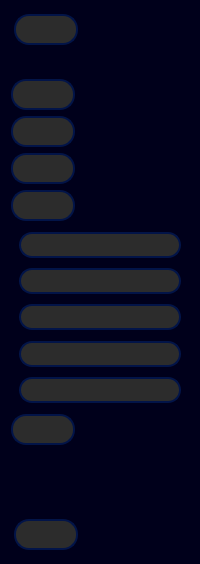
     <widget class="QWidget" name="sideBarMiniWidget" native="true">
      <property name="minimumSize">
       <size>
        <width>0</width>
        <height>0</height>
       </size>
      </property>
      <layout class="QHBoxLayout" name="horizontalLayout_21">
       <property name="spacing">
        <number>0</number>
       </property>
       <property name="leftMargin">
        <number>0</number>
       </property>
       <property name="topMargin">
        <number>0</number>
       </property>
       <property name="rightMargin">
        <number>0</number>
       </property>
       <property name="bottomMargin">
        <number>0</number>
       </property>
       <item>
        <widget class="QWidget" name="sideBarMini" native="true">
         <property name="minimumSize">
          <size>
           <width>0</width>
           <height>0</height>
          </size>
         </property>
         <property name="styleSheet">
          <string notr="true">QWidget{
	background-color: rgb(0, 0, 27);
}</string>
         </property>
         <layout class="QVBoxLayout" name="verticalLayout_31">
          <property name="leftMargin">
           <number>0</number>
          </property>
          <property name="topMargin">
           <number>0</number>
          </property>
          <property name="rightMargin">
           <number>0</number>
          </property>
          <property name="bottomMargin">
           <number>0</number>
          </property>
          <item>
           <widget class="QFrame" name="menuBtnFrameMini">
            <property name="styleSheet">
             <string notr="true">QFrame{
	border:none;
	margin:5px;
}</string>
            </property>
            <property name="frameShape">
             <enum>QFrame::Shape::StyledPanel</enum>
            </property>
            <property name="frameShadow">
             <enum>QFrame::Shadow::Raised</enum>
            </property>
            <layout class="QVBoxLayout" name="verticalLayout_30">
             <item>
              <widget class="QPushButton" name="menuBtnMini">
               <property name="minimumSize">
                <size>
                 <width>31</width>
                 <height>31</height>
                </size>
               </property>
               <property name="maximumSize">
                <size>
                 <width>64</width>
                 <height>16777215</height>
                </size>
               </property>
               <property name="font">
                <font>
                 <family>Times New Roman</family>
                 <pointsize>14</pointsize>
                </font>
               </property>
               <property name="styleSheet">
                <string notr="true">QPushButton{
	background-color: rgb(44, 44, 44);
	border: 2px solid  rgb(2, 20, 72);
	border-radius: 15px;
	color: rgb(177, 177, 177);
	padding-left: 20px;
	padding-right: 20px;
	text-align: left;
}
QPushButton::hover{
	background-color: rgb(23, 32, 42);
}
QPushButton::pressed{
	background-color: rgb(3, 1, 59)
}</string>
               </property>
               <property name="text">
                <string/>
               </property>
               <property name="icon">
                <iconset resource="../resources/icons/dark/iconsDark.qrc">
                 <normaloff>:/iconsDark/icons/menu.svg</normaloff>:/iconsDark/icons/menu.svg</iconset>
               </property>
               <property name="checkable">
                <bool>true</bool>
               </property>
              </widget>
             </item>
            </layout>
           </widget>
          </item>
          <item>
           <widget class="QFrame" name="navigationBtnsFrameMini">
            <property name="styleSheet">
             <string notr="true">QFrame{
	border: none;
	margin:5px;
}</string>
            </property>
            <property name="frameShape">
             <enum>QFrame::Shape::StyledPanel</enum>
            </property>
            <property name="frameShadow">
             <enum>QFrame::Shadow::Raised</enum>
            </property>
            <layout class="QVBoxLayout" name="verticalLayout_29">
             <property name="leftMargin">
              <number>6</number>
             </property>
             <item>
              <widget class="QPushButton" name="homeBtnMini">
               <property name="minimumSize">
                <size>
                 <width>31</width>
                 <height>31</height>
                </size>
               </property>
               <property name="maximumSize">
                <size>
                 <width>64</width>
                 <height>16777215</height>
                </size>
               </property>
               <property name="font">
                <font>
                 <family>Times New Roman</family>
                 <pointsize>14</pointsize>
                </font>
               </property>
               <property name="styleSheet">
                <string notr="true">QPushButton{
	background-color: rgb(44, 44, 44);
	border: 2px solid  rgb(2, 20, 72);
	border-radius: 15px;
	color: rgb(177, 177, 177);
	padding-left: 20px;
	padding-right: 20px;
	text-align: left;
}
QPushButton::hover{
	background-color: rgb(23, 32, 42);
}
QPushButton::pressed{
	background-color: rgb(3, 1, 59)
}</string>
               </property>
               <property name="text">
                <string/>
               </property>
               <property name="icon">
                <iconset resource="../resources/icons/dark/iconsDark.qrc">
                 <normaloff>:/iconsDark/icons/home.svg</normaloff>:/iconsDark/icons/home.svg</iconset>
               </property>
              </widget>
             </item>
             <item>
              <widget class="QPushButton" name="recordTimeBtnMini">
               <property name="minimumSize">
                <size>
                 <width>31</width>
                 <height>31</height>
                </size>
               </property>
               <property name="maximumSize">
                <size>
                 <width>64</width>
                 <height>16777215</height>
                </size>
               </property>
               <property name="font">
                <font>
                 <family>Times New Roman</family>
                 <pointsize>14</pointsize>
                </font>
               </property>
               <property name="styleSheet">
                <string notr="true">QPushButton{
	background-color: rgb(44, 44, 44);
	border: 2px solid  rgb(2, 20, 72);
	border-radius: 15px;
	color: rgb(177, 177, 177);
	padding-left: 20px;
	padding-right: 20px;
	text-align: left;
}
QPushButton::hover{
	background-color: rgb(23, 32, 42);
}
QPushButton::pressed{
	background-color: rgb(3, 1, 59)
}</string>
               </property>
               <property name="text">
                <string/>
               </property>
               <property name="icon">
                <iconset resource="../resources/icons/dark/iconsDark.qrc">
                 <normaloff>:/iconsDark/icons/clock.svg</normaloff>:/iconsDark/icons/clock.svg</iconset>
               </property>
              </widget>
             </item>
             <item>
              <widget class="QPushButton" name="recordedTimesBtnMini">
               <property name="minimumSize">
                <size>
                 <width>31</width>
                 <height>31</height>
                </size>
               </property>
               <property name="maximumSize">
                <size>
                 <width>64</width>
                 <height>16777215</height>
                </size>
               </property>
               <property name="font">
                <font>
                 <family>Times New Roman</family>
                 <pointsize>14</pointsize>
                </font>
               </property>
               <property name="styleSheet">
                <string notr="true">QPushButton{
	background-color: rgb(44, 44, 44);
	border: 2px solid  rgb(2, 20, 72);
	border-radius: 15px;
	color: rgb(177, 177, 177);
	padding-left: 20px;
	padding-right: 20px;
	text-align: left;
}
QPushButton::hover{
	background-color: rgb(23, 32, 42);
}
QPushButton::pressed{
	background-color: rgb(3, 1, 59)
}</string>
               </property>
               <property name="text">
                <string/>
               </property>
               <property name="icon">
                <iconset resource="../resources/icons/dark/iconsDark.qrc">
                 <normaloff>:/iconsDark/icons/table.svg</normaloff>:/iconsDark/icons/table.svg</iconset>
               </property>
              </widget>
             </item>
             <item>
              <widget class="QPushButton" name="managerBtnMini">
               <property name="minimumSize">
                <size>
                 <width>31</width>
                 <height>31</height>
                </size>
               </property>
               <property name="maximumSize">
                <size>
                 <width>64</width>
                 <height>16777215</height>
                </size>
               </property>
               <property name="font">
                <font>
                 <family>Times New Roman</family>
                 <pointsize>14</pointsize>
                </font>
               </property>
               <property name="styleSheet">
                <string notr="true">QPushButton{
	background-color: rgb(44, 44, 44);
	border: 2px solid  rgb(2, 20, 72);
	border-radius: 15px;
	color: rgb(177, 177, 177);
	padding-left: 20px;
	padding-right: 20px;
	text-align: left;
}
QPushButton::hover{
	background-color: rgb(23, 32, 42);
}
QPushButton::pressed{
	background-color: rgb(3, 1, 59)
}</string>
               </property>
               <property name="text">
                <string/>
               </property>
               <property name="icon">
                <iconset resource="../resources/icons/dark/iconsDark.qrc">
                 <normaloff>:/iconsDark/icons/user.svg</normaloff>:/iconsDark/icons/user.svg</iconset>
               </property>
               <property name="checkable">
                <bool>true</bool>
               </property>
               <property name="checked">
                <bool>false</bool>
               </property>
              </widget>
             </item>
             <item>
              <widget class="QWidget" name="managerWidgetMini" native="true">
               <property name="minimumSize">
                <size>
                 <width>0</width>
                 <height>181</height>
                </size>
               </property>
               <layout class="QVBoxLayout" name="verticalLayout_17">
                <property name="spacing">
                 <number>0</number>
                </property>
                <property name="leftMargin">
                 <number>3</number>
                </property>
                <property name="topMargin">
                 <number>0</number>
                </property>
                <property name="rightMargin">
                 <number>0</number>
                </property>
                <property name="bottomMargin">
                 <number>0</number>
                </property>
                <item>
                 <widget class="QFrame" name="employeeBtnFrameMini">
                  <property name="frameShape">
                   <enum>QFrame::Shape::StyledPanel</enum>
                  </property>
                  <property name="frameShadow">
                   <enum>QFrame::Shadow::Raised</enum>
                  </property>
                  <layout class="QHBoxLayout" name="horizontalLayout_17">
                   <property name="spacing">
                    <number>0</number>
                   </property>
                   <property name="leftMargin">
                    <number>0</number>
                   </property>
                   <property name="topMargin">
                    <number>0</number>
                   </property>
                   <property name="rightMargin">
                    <number>0</number>
                   </property>
                   <property name="bottomMargin">
                    <number>0</number>
                   </property>
                   <item>
                    <widget class="QPushButton" name="employeeBtnMini">
                     <property name="minimumSize">
                      <size>
                       <width>0</width>
                       <height>26</height>
                      </size>
                     </property>
                     <property name="font">
                      <font>
                       <family>Times New Roman</family>
                       <pointsize>12</pointsize>
                      </font>
                     </property>
                     <property name="styleSheet">
                      <string notr="true">QPushButton{
	background-color: rgb(44, 44, 44);
	border: 2px solid  rgb(2, 20, 72);
	border-radius: 13px;
	color: rgb(177, 177, 177);
	padding-left: 15px;
	padding-right: 15px;
	text-align: left;
}
QPushButton::hover{
	background-color: rgb(23, 32, 42);
}
QPushButton::pressed{
	background-color: rgb(3, 1, 59)
}</string>
                     </property>
                     <property name="text">
                      <string/>
                     </property>
                     <property name="icon">
                      <iconset resource="../resources/icons/dark/iconsDark.qrc">
                       <normaloff>:/iconsDark/icons/users.svg</normaloff>:/iconsDark/icons/users.svg</iconset>
                     </property>
                    </widget>
                   </item>
                  </layout>
                 </widget>
                </item>
                <item>
                 <widget class="QFrame" name="projectsBtnFrameMini">
                  <property name="frameShape">
                   <enum>QFrame::Shape::StyledPanel</enum>
                  </property>
                  <property name="frameShadow">
                   <enum>QFrame::Shadow::Raised</enum>
                  </property>
                  <layout class="QHBoxLayout" name="horizontalLayout_18">
                   <property name="spacing">
                    <number>0</number>
                   </property>
                   <property name="leftMargin">
                    <number>0</number>
                   </property>
                   <property name="topMargin">
                    <number>0</number>
                   </property>
                   <property name="rightMargin">
                    <number>0</number>
                   </property>
                   <property name="bottomMargin">
                    <number>0</number>
                   </property>
                   <item>
                    <widget class="QPushButton" name="projectsBtnMini">
                     <property name="minimumSize">
                      <size>
                       <width>0</width>
                       <height>26</height>
                      </size>
                     </property>
                     <property name="font">
                      <font>
                       <family>Times New Roman</family>
                       <pointsize>12</pointsize>
                      </font>
                     </property>
                     <property name="styleSheet">
                      <string notr="true">QPushButton{
	background-color: rgb(44, 44, 44);
	border: 2px solid  rgb(2, 20, 72);
	border-radius: 13px;
	color: rgb(177, 177, 177);
	padding-left: 15px;
	padding-right: 15px;
	text-align: left;
}
QPushButton::hover{
	background-color: rgb(23, 32, 42);
}
QPushButton::pressed{
	background-color: rgb(3, 1, 59)
}</string>
                     </property>
                     <property name="text">
                      <string/>
                     </property>
                     <property name="icon">
                      <iconset resource="../resources/icons/dark/iconsDark.qrc">
                       <normaloff>:/iconsDark/icons/folder.svg</normaloff>:/iconsDark/icons/folder.svg</iconset>
                     </property>
                    </widget>
                   </item>
                  </layout>
                 </widget>
                </item>
                <item>
                 <widget class="QFrame" name="topicsBtnFrameMini">
                  <property name="frameShape">
                   <enum>QFrame::Shape::StyledPanel</enum>
                  </property>
                  <property name="frameShadow">
                   <enum>QFrame::Shadow::Raised</enum>
                  </property>
                  <layout class="QHBoxLayout" name="horizontalLayout_19">
                   <property name="spacing">
                    <number>0</number>
                   </property>
                   <property name="leftMargin">
                    <number>0</number>
                   </property>
                   <property name="topMargin">
                    <number>0</number>
                   </property>
                   <property name="rightMargin">
                    <number>0</number>
                   </property>
                   <property name="bottomMargin">
                    <number>0</number>
                   </property>
                   <item>
                    <widget class="QPushButton" name="topicsbtnMini">
                     <property name="minimumSize">
                      <size>
                       <width>0</width>
                       <height>26</height>
                      </size>
                     </property>
                     <property name="font">
                      <font>
                       <family>Times New Roman</family>
                       <pointsize>12</pointsize>
                      </font>
                     </property>
                     <property name="styleSheet">
                      <string notr="true">QPushButton{
	background-color: rgb(44, 44, 44);
	border: 2px solid  rgb(2, 20, 72);
	border-radius: 13px;
	color: rgb(177, 177, 177);
	padding-left: 15px;
	padding-right: 15px;
	text-align: left;
}
QPushButton::hover{
	background-color: rgb(23, 32, 42);
}
QPushButton::pressed{
	background-color: rgb(3, 1, 59)
}</string>
                     </property>
                     <property name="text">
                      <string/>
                     </property>
                     <property name="icon">
                      <iconset resource="../resources/icons/dark/iconsDark.qrc">
                       <normaloff>:/iconsDark/icons/message-square.svg</normaloff>:/iconsDark/icons/message-square.svg</iconset>
                     </property>
                    </widget>
                   </item>
                  </layout>
                 </widget>
                </item>
                <item>
                 <widget class="QFrame" name="bookintextsBtnFrameMini">
                  <property name="frameShape">
                   <enum>QFrame::Shape::StyledPanel</enum>
                  </property>
                  <property name="frameShadow">
                   <enum>QFrame::Shadow::Raised</enum>
                  </property>
                  <layout class="QHBoxLayout" name="horizontalLayout_22">
                   <property name="spacing">
                    <number>0</number>
                   </property>
                   <property name="leftMargin">
                    <number>0</number>
                   </property>
                   <property name="topMargin">
                    <number>0</number>
                   </property>
                   <property name="rightMargin">
                    <number>0</number>
                   </property>
                   <property name="bottomMargin">
                    <number>0</number>
                   </property>
                   <item>
                    <widget class="QPushButton" name="bookingtextsBtnMini">
                     <property name="minimumSize">
                      <size>
                       <width>0</width>
                       <height>26</height>
                      </size>
                     </property>
                     <property name="font">
                      <font>
                       <family>Times New Roman</family>
                       <pointsize>12</pointsize>
                      </font>
                     </property>
                     <property name="styleSheet">
                      <string notr="true">QPushButton{
	background-color: rgb(44, 44, 44);
	border: 2px solid  rgb(2, 20, 72);
	border-radius: 13px;
	color: rgb(177, 177, 177);
	padding-left: 15px;
	padding-right: 15px;
	text-align: left;
}
QPushButton::hover{
	background-color: rgb(23, 32, 42);
}
QPushButton::pressed{
	background-color: rgb(3, 1, 59)
}</string>
                     </property>
                     <property name="text">
                      <string/>
                     </property>
                     <property name="icon">
                      <iconset resource="../resources/icons/dark/iconsDark.qrc">
                       <normaloff>:/iconsDark/icons/book-open.svg</normaloff>:/iconsDark/icons/book-open.svg</iconset>
                     </property>
                    </widget>
                   </item>
                  </layout>
                 </widget>
                </item>
                <item>
                 <widget class="QFrame" name="exportBtnFrameMini">
                  <property name="frameShape">
                   <enum>QFrame::Shape::StyledPanel</enum>
                  </property>
                  <property name="frameShadow">
                   <enum>QFrame::Shadow::Raised</enum>
                  </property>
                  <layout class="QHBoxLayout" name="horizontalLayout_20">
                   <property name="spacing">
                    <number>0</number>
                   </property>
                   <property name="leftMargin">
                    <number>0</number>
                   </property>
                   <property name="topMargin">
                    <number>0</number>
                   </property>
                   <property name="rightMargin">
                    <number>0</number>
                   </property>
                   <property name="bottomMargin">
                    <number>0</number>
                   </property>
                   <item>
                    <widget class="QPushButton" name="exportBtnMini">
                     <property name="minimumSize">
                      <size>
                       <width>0</width>
                       <height>26</height>
                      </size>
                     </property>
                     <property name="font">
                      <font>
                       <family>Times New Roman</family>
                       <pointsize>12</pointsize>
                      </font>
                     </property>
                     <property name="styleSheet">
                      <string notr="true">QPushButton{
	background-color: rgb(44, 44, 44);
	border: 2px solid  rgb(2, 20, 72);
	border-radius: 13px;
	color: rgb(177, 177, 177);
	padding-left: 15px;
	padding-right: 15px;
	text-align: left;
}
QPushButton::hover{
	background-color: rgb(23, 32, 42);
}
QPushButton::pressed{
	background-color: rgb(3, 1, 59)
}</string>
                     </property>
                     <property name="text">
                      <string/>
                     </property>
                     <property name="icon">
                      <iconset resource="../resources/icons/dark/iconsDark.qrc">
                       <normaloff>:/iconsDark/icons/external-link.svg</normaloff>:/iconsDark/icons/external-link.svg</iconset>
                     </property>
                    </widget>
                   </item>
                  </layout>
                 </widget>
                </item>
               </layout>
              </widget>
             </item>
             <item>
              <widget class="QPushButton" name="developerBtnMini">
               <property name="minimumSize">
                <size>
                 <width>31</width>
                 <height>31</height>
                </size>
               </property>
               <property name="maximumSize">
                <size>
                 <width>64</width>
                 <height>16777215</height>
                </size>
               </property>
               <property name="font">
                <font>
                 <family>Times New Roman</family>
                 <pointsize>14</pointsize>
                </font>
               </property>
               <property name="styleSheet">
                <string notr="true">QPushButton{
	background-color: rgb(44, 44, 44);
	border: 2px solid  rgb(2, 20, 72);
	border-radius: 15px;
	color: rgb(177, 177, 177);
	padding-left: 20px;
	padding-right: 20px;
	text-align: left;
}
QPushButton::hover{
	background-color: rgb(23, 32, 42);
}
QPushButton::pressed{
	background-color: rgb(3, 1, 59)
}</string>
               </property>
               <property name="text">
                <string/>
               </property>
               <property name="icon">
                <iconset resource="../resources/icons/dark/iconsDark.qrc">
                 <normaloff>:/iconsDark/icons/code.svg</normaloff>:/iconsDark/icons/code.svg</iconset>
               </property>
              </widget>
             </item>
            </layout>
           </widget>
          </item>
          <item>
           <widget class="QFrame" name="powerBtnFrameMini">
            <property name="styleSheet">
             <string notr="true">QFrame{
	border:none;
	margin:5px;
}</string>
            </property>
            <property name="frameShape">
             <enum>QFrame::Shape::StyledPanel</enum>
            </property>
            <property name="frameShadow">
             <enum>QFrame::Shadow::Raised</enum>
            </property>
            <layout class="QVBoxLayout" name="verticalLayout_28">
             <property name="leftMargin">
              <number>9</number>
             </property>
             <property name="topMargin">
              <number>9</number>
             </property>
             <property name="rightMargin">
              <number>9</number>
             </property>
             <property name="bottomMargin">
              <number>9</number>
             </property>
             <item>
              <spacer name="verticalSpacer_6">
               <property name="orientation">
                <enum>Qt::Orientation::Vertical</enum>
               </property>
               <property name="sizeHint" stdset="0">
                <size>
                 <width>20</width>
                 <height>40</height>
                </size>
               </property>
              </spacer>
             </item>
             <item>
              <widget class="QPushButton" name="exitBtnMini">
               <property name="minimumSize">
                <size>
                 <width>31</width>
                 <height>31</height>
                </size>
               </property>
               <property name="maximumSize">
                <size>
                 <width>64</width>
                 <height>16777215</height>
                </size>
               </property>
               <property name="font">
                <font>
                 <family>Times New Roman</family>
                 <pointsize>14</pointsize>
                </font>
               </property>
               <property name="styleSheet">
                <string notr="true">QPushButton{
	background-color: rgb(44, 44, 44);
	border: 2px solid  rgb(2, 20, 72);
	border-radius: 15px;
	color: rgb(177, 177, 177);
	padding-left: 20px;
	padding-right: 20px;
	text-align: left;
}
QPushButton::hover{
	background-color: rgb(23, 32, 42);
}
QPushButton::pressed{
	background-color: rgb(3, 1, 59)
}</string>
               </property>
               <property name="text">
                <string/>
               </property>
               <property name="icon">
                <iconset resource="../resources/icons/dark/iconsDark.qrc">
                 <normaloff>:/iconsDark/icons/power.svg</normaloff>:/iconsDark/icons/power.svg</iconset>
               </property>
              </widget>
             </item>
            </layout>
           </widget>
          </item>
         </layout>
        </widget>
       </item>
      </layout>
     </widget>
